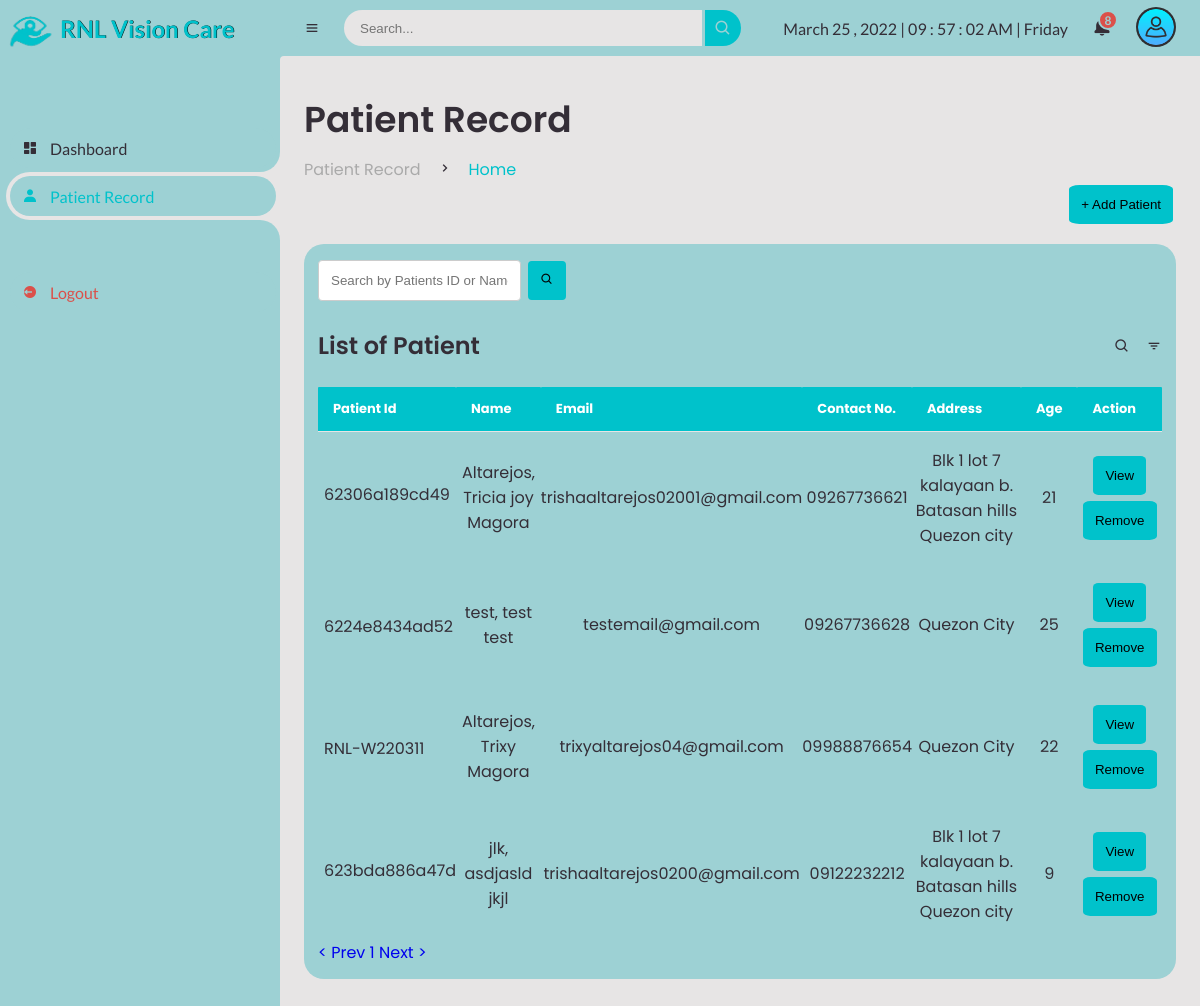
/doctor/patient-record.php (signed in), run on the app's committed database.
### tables this page shows
CREATE TABLE `patient_distancerx` (
  `patient_no` int(255) NOT NULL AUTO_INCREMENT,
  `patient_id` varchar(500) NOT NULL,
  `type` varchar(500) NOT NULL,
  `patient_name` varchar(500) NOT NULL,
  `patient_bday` date NOT NULL,
  `patient_contact` varchar(500) NOT NULL,
  `patient_email` varchar(500) NOT NULL,
  `patient_address` varchar(500) NOT NULL,
  `patient_medhx` varchar(1000) NOT NULL,
  `patient_bp` varchar(500) NOT NULL,
  `D_OD_SPH` varchar(500) NOT NULL,
  `D_OD_CYL` varchar(500) NOT NULL,
  `D_OD_AXIS` varchar(500) NOT NULL,
  `D_OD_VA` varchar(500) NOT NULL,
  `D_OD_ADD` varchar(500) NOT NULL,
  `D_OS_SPH` varchar(500) NOT NULL,
  `D_OS_CYL` varchar(500) NOT NULL,
  `D_OS_AXIS` varchar(500) NOT NULL,
  `D_OS_VA` varchar(500) NOT NULL,
  `D_OS_ADD` varchar(500) NOT NULL,
  `I_SPH` varchar(500) NOT NULL,
  `I_CYL` varchar(500) NOT NULL,
  `I_AXIS` varchar(500) NOT NULL,
  `I_PD` varchar(500) NOT NULL,
  `I_ADD` varchar(500) NOT NULL,
  `doctor` varchar(500) NOT NULL,
  `add_date` date NOT NULL,
  `recommendation` varchar(1000) NOT NULL,
  `appointment` date NOT NULL,
  `status` varchar(500) NOT NULL,
  PRIMARY KEY (`patient_no`)
);

### doctor/patient-record.php (the view, shortened to what this page needs)
<?php
include ('../admin/session.php');
?>
<!DOCTYPE html>
<html lang="en">
<head>
	<link href='https://unpkg.com/boxicons@2.0.9/css/boxicons.min.css' rel='stylesheet'>
	<link rel="stylesheet" href="css\sys_style.css">
</head>
<body>
	<section id="sidebar">
		<a href="#" class="brand">
			<img src="images\logo.png" alt="" width="60px;">
			<span class="text" style="text-shadow:0.5px 0px #000;">RNL Vision Care</span>
		</a>
		<ul class="side-menu top">
			<li>
				<a href="dashboard.php">
					<i class='bx bxs-dashboard' ></i>
					<span class="text">Dashboard</span>
				</a>
			</li>
			<li class="active">
				<a href="patient-record.php">
					<i class='bx bxs-user' ></i>
					<span class="text">Patient Record</span>
				</a>
			</li>
		</ul>
		<ul class="side-menu">
			<li>
				<a href="logout.php" class="logout">
					<i class='bx bxs-log-out-circle' ></i>
					<span class="text">Logout</span>
				</a>
			</li>
		</ul>
	</section>
	<section id="content">
		<nav>
			<i class='bx bx-menu' ></i>
			<form action="#">
				<div class="form-input">
					<input type="search" placeholder="Search...">
					<button type="submit" class="search-btn"><i class='bx bx-search' ></i></button>
				</div>
			</form>
			<div id="digital-clock"></div>
			<div class="dropdown2">
			<a href="#" class="notification">
				<span class="num">8</span>
			</a>
			</div>
			<div class="dropdown1">
			<img src="img\user.png" alt="" width="40px" class="userlogo">
			</div>
		</nav>
		<main>
			<div class="head-title">
				<div class="left">
					<h1>Patient Record</h1>
					<ul class="breadcrumb">
						<li>
							<a href="patient-record.php">Patient Record</a>
						</li>
						<li><i class='bx bx-chevron-right' ></i></li>
						<li>
							<a class="active" href="patient-record.php">Home</a>
						</li>
					</ul>
				</div>
			</div>
			<a href="patient-addrecord.php"><button class="btn-addpt" style="cursor: pointer;"> + Add Patient</button></a>
			<div class="table-data">
				<div class="order">
				<form method="post">
						<input type="text" name="txtsearch" id="txtsearch" placeholder="Search by Patients ID or Name" autocomplete="off" style="padding: 12px;border: 1px solid #ccc;border-radius: 4px;font-family: var(poppins);">
						<button  id="btnsearch" name="btnsearch" class="page"><i class='bx bx-search' ></i></button>
						</form></br>
					<div class="head">
						<h3>List of Patient</h3>
						<i class='bx bx-search' ></i>
						<i class='bx bx-filter' ></i>
					</div>
					<table class="table">
     <thead>
     	<tr>
     	<th class="th-sm">Patient Id</th>
     	 <th class="th-sm">Name</th>
     	 <th class="th-sm">Email</th>
     	 <th class="th-sm">Contact No.</th>
     	 <th class="th-sm">Address</th>
		 <th class="th-sm">Age</th>
		 <th class="th-sm">Action</th>
     	</tr>
     </thead>
     <tbody>
          	<?php
     	$limit=25;
        $page=isset($_GET['page']) ? $_GET['page']:1;
        $start=($page-1)*$limit;
     	$sql2 =$conn->query("SELECT count(patient_no) AS id FROM `patient_distancerx`");
        $sql1 = "SELECT year(now())-year(`patient_bday`) AS age,`patient_no`,`patient_id`,`patient_name`,`patient_email`,`patient_contact`,`patient_address`  FROM `patient_distancerx` WHERE `status`='Walk-in' OR `status`='Appointment'  LIMIT $start, $limit ";
        $result2 = $sql2->fetch_all(MYSQLI_ASSOC);
                $total=$result2[0]['id'];
                $pages=ceil($total/$limit);
                $prev=$page-1;
                $next=$page+1;
     	  $result1 = $conn->query($sql1);
  			if($result1->num_rows > 0){
  				while($row = $result1 -> fetch_assoc()){
     	?>
     	  <tr>
     	  	<td data-label="Patient Id" class="patientss"><?php echo $row['patient_id'];?></td>
     	  	  <td data-label="Name"><?php echo $row['patient_name'];?></td>
     	  	  <td data-label="Email"><?php echo $row['patient_email'];?></td>
     	  	  <td data-label="Contact"><?php echo $row['patient_contact'];?></td>
     	  	  <td data-label="Address"><?php echo $row['patient_address'];?></td>
			  <td data-label="Age"><?php echo $row['age'];?></td>
			  <td data-label="Action"><a href="patient-view.php?id=<?php echo $row['patient_no'];?>"><button class="btn-view">View</button></a><a href="?id=<?php echo $row['patient_no'];?>"><button class="btn-rem" >Remove</button></a></td>
     	  </tr>
      	 <?php
     	}}
     	?>
     	</tbody>
   </table>
   <a class="page" id="pre" href="patient-record.php?page=<?=$prev; ?>">< Prev</a>
    	  <?php  for($i=1; $i <=$pages ; $i++): ?>
    <a class="page" href="patient-record.php?page=<?=$i; ?>"><?=$i; ?></a>
                      <?php endfor; ?>
    <a class="page" id="pnext" href="patient-record.php?page=<?=$next; ?>">Next ></a>
				</div>
			</div>
		</main>
	</section>
</body>
</html>

### doctor/patient-record.php (style rules this page uses)
button { background-color: #00c2cb; padding: 12px; border: none; margin: 3px; border-radius: 10%; cursor: pointer; }
.btn-addpt { float:right; margin-bottom: 20px; }
.patientss { margin-top: 25%; }
th { cursor: pointer; }

### data on the page
patient_distancerx: patient "62306a189cd49", patient_name "Altarejos, Tricia joy Magora", patient_email "trishaaltarejos02001@gmail.com", patient_contact "09267736621", patient_address "Blk 1 lot 7 kalayaan b. Batasan hills Quezon city", age "21"
patient_distancerx: patient "6224e8434ad52", patient_name "test, test test", patient_email "testemail@gmail.com", patient_contact "09267736628", patient_address "Quezon City", age "25"
patient_distancerx: patient "RNL-W220311", patient_name "Altarejos, Trixy Magora", patient_email "trixyaltarejos04@gmail.com", patient_contact "09988876654", patient_address "Quezon City", age "22"
patient_distancerx: patient "623bda886a47d", patient_name "jlk, asdjasld jkjl", patient_email "trishaaltarejos0200@gmail.com", patient_contact "09122232212", patient_address "Blk 1 lot 7 kalayaan b. Batasan hills Quezon city", age "9"
